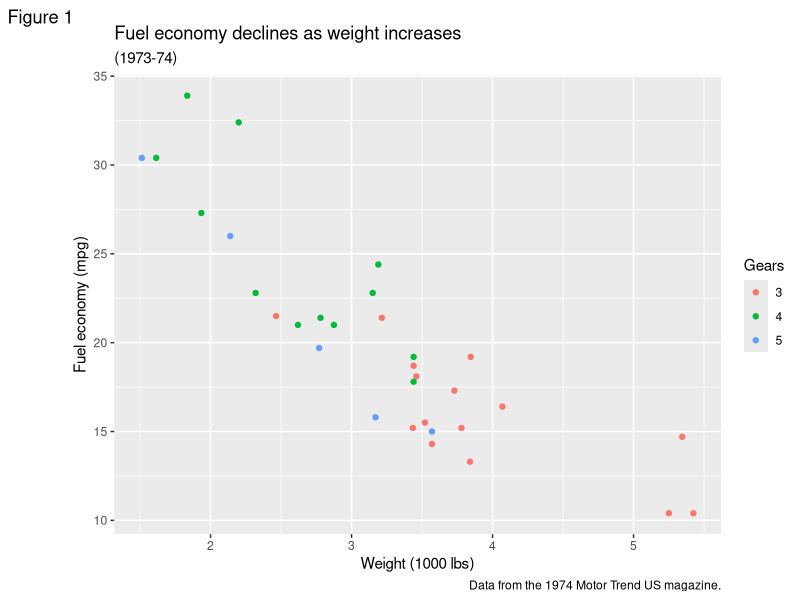
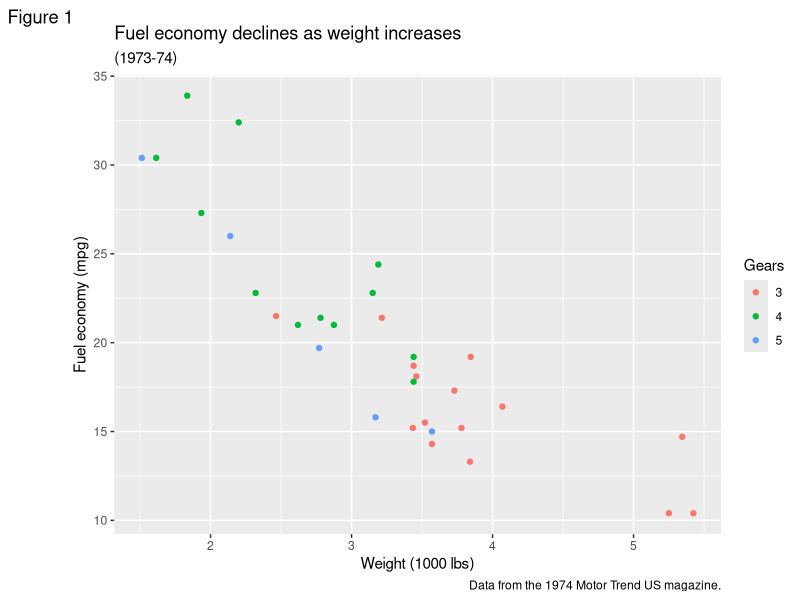
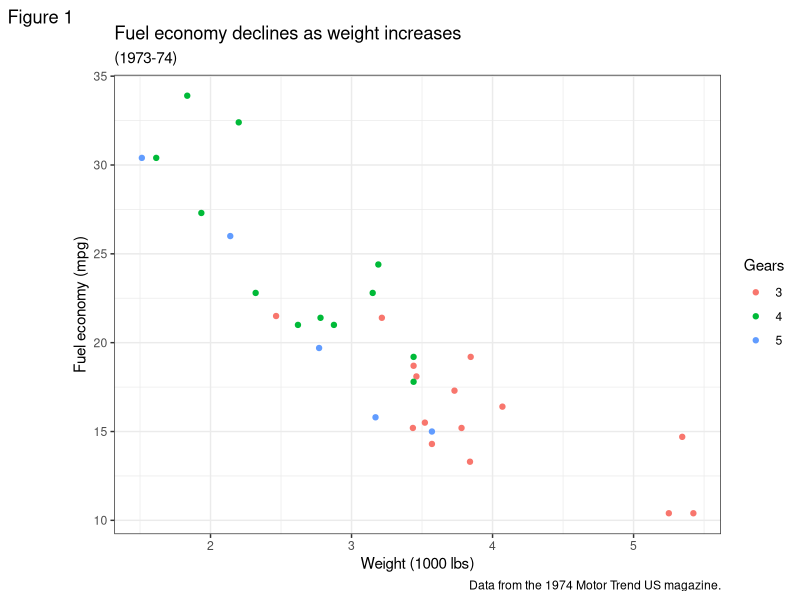
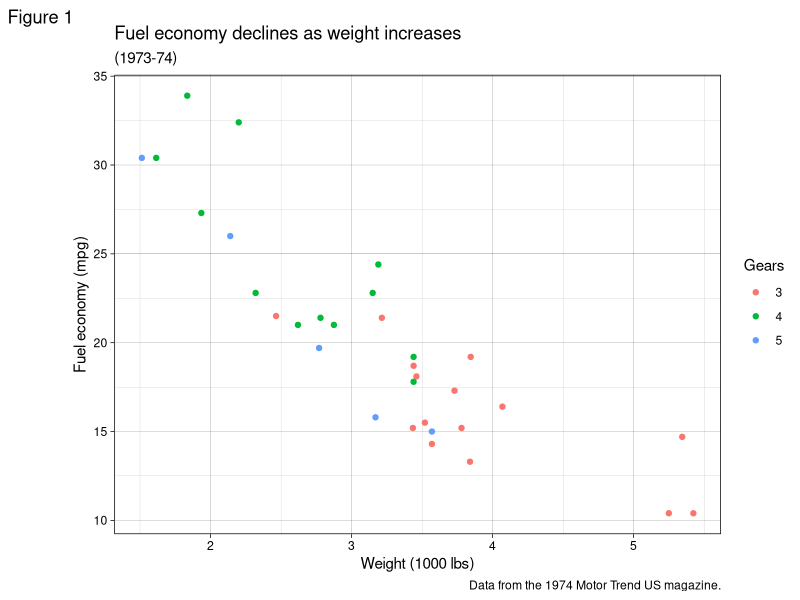
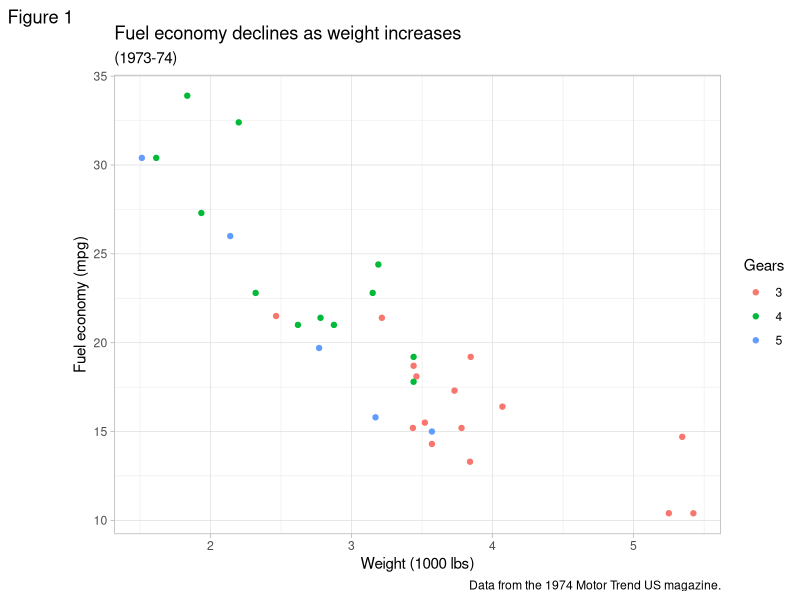
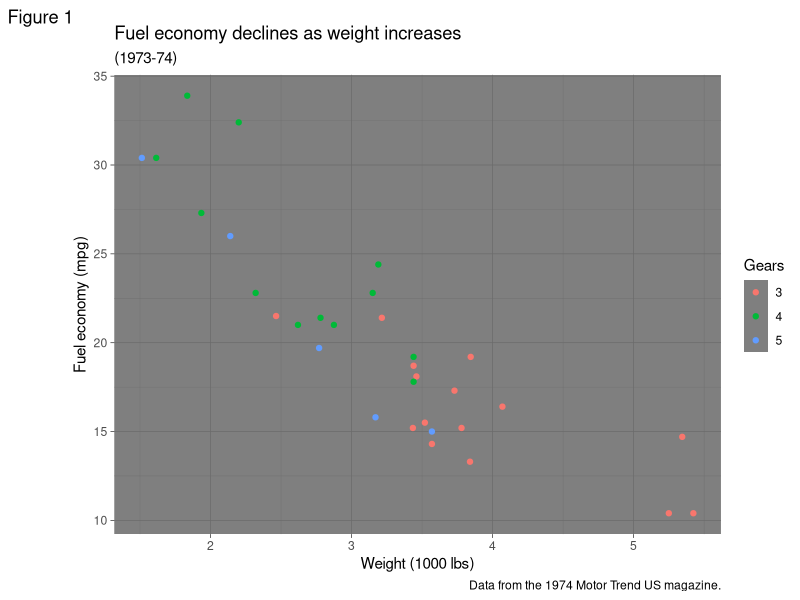
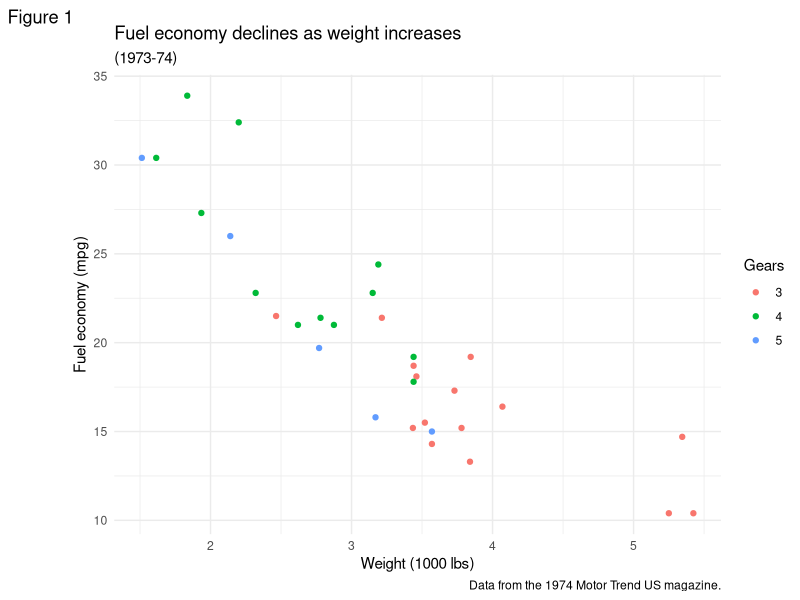
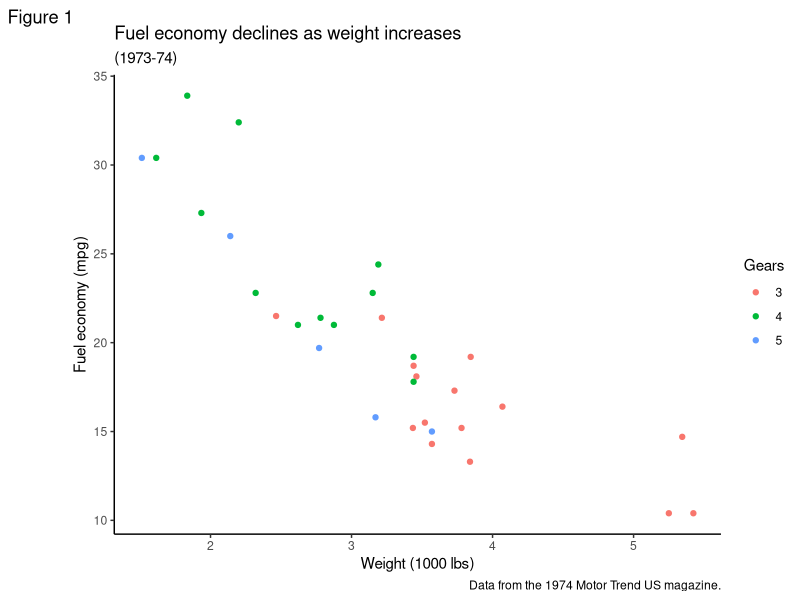

The R source for these figures, in order:
#双坐标轴
a=data.frame(EIA=c(50:60+10*rnorm(11)),WTI=c(600:610+100*rnorm(11)),
             X=c("2010-9-1","2010-9-2","2010-9-3","2010-9-4",
                 "2010-9-5","2010-9-6","2010-9-7","2010-9-8",
                 "2010-9-9","2010-9-10","2010-9-11"))
library(ggplot2)
zz=a$EIA/
  ((max(a$EIA)-min(a$EIA))/(max(a$WTI)-min(a$WTI)))
png("V1.png",width=1200,height=800,res = 200) #清晰度
PP=ggplot()+
  geom_line(data=a,aes(x=as.Date(X),y=WTI,color="WTI"),size=1)+
  geom_line(data=a,aes(x=as.Date(X),y=EIA/
                         ((max(EIA)-min(EIA))/(max(WTI)-min(WTI)))-
                         (max(zz)-max(WTI)),
                       color="EIA"),size=1)+
  scale_colour_manual("",values = c("WTI" = "red","EIA"="blue"))+ #重设颜色
  scale_y_continuous(
    sec.axis = sec_axis( ~scales::rescale(.,c(min(a$EIA),max(a$EIA))), 
                         name = "另一个尺度"))+
  theme(panel.background = element_rect(fill = "transparent",colour ="black"), 
        panel.grid.minor = element_blank(),
        panel.grid.major = element_blank(),
        plot.background = element_rect(fill = "transparent",colour = NA),
        legend.position="bottom",legend.title = element_blank(),
        legend.background=element_blank(),
        legend.key =element_blank(),
        legend.box.background=element_blank()
  ) +
  labs(x="",y="",title="") 
print(PP)
dev.off()


#ggplot2中自带的主题
mtcars2 <- within(mtcars, {   #可以修改原表达式
  vs <- factor(vs, labels = c("V-shaped", "Straight"))
  am <- factor(am, labels = c("Automatic", "Manual"))
  cyl  <- factor(cyl)
  gear <- factor(gear)
})
p1 <- ggplot(mtcars2) +
  geom_point(aes(x = wt, y = mpg, colour = gear)) +
  labs(title = "Fuel economy declines as weight increases",
       subtitle = "(1973-74)",
       caption = "Data from the 1974 Motor Trend US magazine.",
       tag = "Figure 1",
       x = "Weight (1000 lbs)",
       y = "Fuel economy (mpg)",
       colour = "Gears")
p1+theme_grey() #默认的主题
p1+theme_gray()
p1+theme_bw()
p1+theme_linedraw()
p1+theme_light()
p1+theme_dark()
p1+theme_minimal()
p1+theme_classic()
p1+theme_void()
p1+theme_test()
